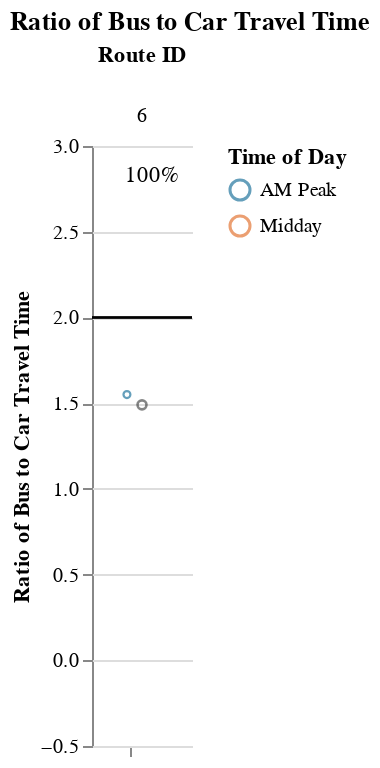
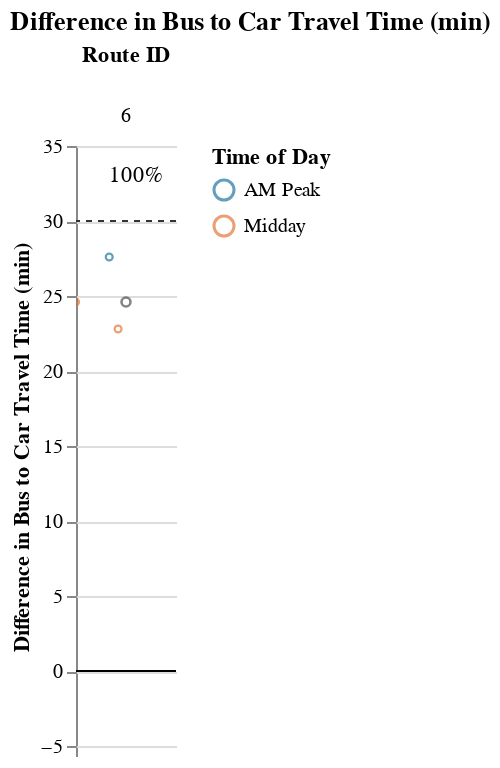

Notebook cell for these charts, in order:
### Markdown cell above
### Medium Routes (1-1.5 hrs)

### Code cell
route_group = "medium"
try:
    display_charts_for_route_group(df, route_group)
except:
    print("No routes meet this criteria.")

### Figure 1 — Vega-Lite specification as saved in the notebook (floating-point values rounded to 4 significant figures)
{"config": {"view": {"continuousWidth": 400, "continuousHeight": 300, "stroke": null}, "facet": {"spacing": 0}}, "data": {"name": "data-5bd816fd2d9d2ae0e894be85099e8655"}, "facet": {"column": {"field": "route_id", "sort": ["6"], "title": "Route ID", "type": "nominal"}}, "spec": {"layer": [{"mark": "rule", "encoding": {"color": {"value": "black"}, "y": {"field": "cutoff", "type": "quantitative"}}, "selection": {"selector003": {"type": "interval", "bind": "scales", "encodings": ["x", "y"]}}}, {"mark": {"type": "point", "opacity": 0.65, "size": 12, "strokeWidth": 1.1}, "encoding": {"color": {"field": "time_of_day", "scale": {"range": ["#136C97", "#E16B26", "#F6BF16", "#00896B", "#7790A3", "#5B559C"]}, "sort": ["AM Peak", "Midday", "PM Peak", "Owl Service"], "title": "Time of Day", "type": "nominal"}, "tooltip": [{"field": "route_id", "type": "nominal"}, {"field": "route_name", "type": "nominal"}, {"field": "trip_id", "type": "nominal"}, {"field": "service_hours", "type": "quantitative"}, {"field": "car_duration_hours", "type": "quantitative"}, {"field": "bus_multiplier", "type": "quantitative"}, {"field": "bus_difference", "type": "quantitative"}, {"field": "num_trips", "type": "quantitative"}, {"field": "num_competitive", "type": "quantitative"}, {"field": "pct_trips_competitive", "type": "quantitative"}, {"field": "p25", "type": "quantitative"}, {"field": "p50", "type": "quantitative"}, {"field": "p75", "type": "quantitative"}], "x": {"axis": {"grid": false, "labels": false, "ticks": true, "values": [0]}, "field": "jitter", "scale": {}, "title": null, "type": "quantitative"}, "y": {"field": "bus_multiplier", "scale": {"domain": [-0.25, 3.0]}, "title": "Ratio of Bus to Car Travel Time", "type": "quantitative"}}, "transform": [{"calculate": "sqrt(-2*log(random()))*cos(2*PI*random())", "as": "jitter"}], "width": 50}, {"layer": [{"mark": {"type": "point", "opacity": 0.6, "size": 20, "strokeWidth": 1.3}, "encoding": {"color": {"value": "#323434"}, "y": {"field": "bus_multiplier", "type": "quantitative"}}, "transform": [{"filter": "(datum.p50_trip === 1)"}]}, {"mark": {"type": "text", "align": "center", "baseline": "middle"}, "encoding": {"color": {"value": "black"}, "text": {"field": "pct_trips_competitive", "format": ".0%", "type": "quantitative"}, "tooltip": [{"field": "route_id", "type": "nominal"}, {"field": "route_name", "type": "nominal"}, {"field": "trip_id", "type": "nominal"}, {"field": "service_hours", "type": "quantitative"}, {"field": "car_duration_hours", "type": "quantitative"}, {"field": "bus_multiplier", "type": "quantitative"}, {"field": "bus_difference", "type": "quantitative"}, {"field": "num_trips", "type": "quantitative"}, {"field": "num_competitive", "type": "quantitative"}, {"field": "pct_trips_competitive", "type": "quantitative"}, {"field": "p25", "type": "quantitative"}, {"field": "p50", "type": "quantitative"}, {"field": "p75", "type": "quantitative"}], "x": {"value": 30}, "y": {"value": 15}}, "transform": [{"calculate": "sqrt(-2*log(random()))*cos(2*PI*random())", "as": "jitter"}, {"filter": "(datum.fastest_trip === 1)"}]}]}]}, "resolve": {"scale": {"y": "shared"}}, "title": "Ratio of Bus to Car Travel Time", "$schema": "https://vega.github.io/schema/vega-lite/v4.17.0.json", "datasets": {"data-5bd816fd2d9d2ae0e894be85099e8655": [{"calitp_itp_id": 169, "trip_key": -9130655791526121727, "trip_id": "6WD6_1645", "shape_id": "6", "route_id": "6", "service_hours": 1.22, "trip_first_departure_ts": 60300, "trip_last_arrival_ts": 64680, "departure_hour": 16, "time_of_day": "Midday", "p25": 1.235, "p50": 1.25, "p75": 1.275, "p50_trip": 0, "fastest_trip": 1, "car_duration_hours": 0.84, "competitive_route": 1, "bus_multiplier": 1.45, "bus_difference": 22.8, "num_trips": 3, "num_competitive": 3, "pct_trips_competitive": 1.0, "bus_difference_spread": 4.8, "route_group": "medium", "max_trip_hrs": 1.3, "max_trip_route_group": 1.3, "below_cutoff": 3, "pct_below_cutoff": 1.0, "name": "City of Lompoc", "caltrans_district": "05 - San Luis Obispo", "drmt_organization_name": null, "route_name": "Wine Country Express", "cutoff2": 30, "cutoff": 2}, {"calitp_itp_id": 169, "trip_key": -2574567352452424182, "trip_id": "6WD6_1300", "shape_id": "6", "route_id": "6", "service_hours": 1.25, "trip_first_departure_ts": 46800, "trip_last_arrival_ts": 51300, "departure_hour": 13, "time_of_day": "Midday", "p25": 1.235, "p50": 1.25, "p75": 1.275, "p50_trip": 1, "fastest_trip": 0, "car_duration_hours": 0.84, "competitive_route": 1, "bus_multiplier": 1.49, "bus_difference": 24.6, "num_trips": 3, "num_competitive": 3, "pct_trips_competitive": 1.0, "bus_difference_spread": 4.8, "route_group": "medium", "max_trip_hrs": 1.3, "max_trip_route_group": 1.3, "below_cutoff": 3, "pct_below_cutoff": 1.0, "name": "City of Lompoc", "caltrans_district": "05 - San Luis Obispo", "drmt_organization_name": null, "route_name": "Wine Country Express", "cutoff2": 30, "cutoff": 2}, {"calitp_itp_id": 169, "trip_key": 2696374193022581807, "trip_id": "6WD6_0715", "shape_id": "6", "route_id": "6", "service_hours": 1.3, "trip_first_departure_ts": 26100, "trip_last_arrival_ts": 30780, "departure_hour": 7, "time_of_day": "AM Peak", "p25": 1.235, "p50": 1.25, "p75": 1.275, "p50_trip": 0, "fastest_trip": 0, "car_duration_hours": 0.84, "competitive_route": 1, "bus_multiplier": 1.55, "bus_difference": 27.6, "num_trips": 3, "num_competitive": 3, "pct_trips_competitive": 1.0, "bus_difference_spread": 4.8, "route_group": "medium", "max_trip_hrs": 1.3, "max_trip_route_group": 1.3, "below_cutoff": 3, "pct_below_cutoff": 1.0, "name": "City of Lompoc", "caltrans_district": "05 - San Luis Obispo", "drmt_organization_name": null, "route_name": "Wine Country Express", "cutoff2": 30, "cutoff": 2}]}}

### Figure 2 — Vega-Lite specification as saved in the notebook (floating-point values rounded to 4 significant figures)
{"config": {"view": {"continuousWidth": 400, "continuousHeight": 300, "stroke": null}, "facet": {"spacing": 0}}, "data": {"name": "data-abbc1da394d71a3fbcf5c3ff581c8ffb"}, "facet": {"column": {"field": "route_id", "sort": ["6"], "title": "Route ID", "type": "nominal"}}, "spec": {"layer": [{"mark": "rule", "encoding": {"color": {"value": "black"}, "y": {"field": "cutoff", "type": "quantitative"}}, "selection": {"selector004": {"type": "interval", "bind": "scales", "encodings": ["x", "y"]}}}, {"mark": {"type": "rule", "strokeDash": [3, 3]}, "encoding": {"color": {"value": "#323434"}, "y": {"field": "cutoff2", "type": "quantitative"}}}, {"mark": {"type": "point", "opacity": 0.65, "size": 12, "strokeWidth": 1.1}, "encoding": {"color": {"field": "time_of_day", "scale": {"range": ["#136C97", "#E16B26", "#F6BF16", "#00896B", "#7790A3", "#5B559C"]}, "sort": ["AM Peak", "Midday", "PM Peak", "Owl Service"], "title": "Time of Day", "type": "nominal"}, "tooltip": [{"field": "route_id", "type": "nominal"}, {"field": "route_name", "type": "nominal"}, {"field": "trip_id", "type": "nominal"}, {"field": "service_hours", "type": "quantitative"}, {"field": "car_duration_hours", "type": "quantitative"}, {"field": "bus_multiplier", "type": "quantitative"}, {"field": "bus_difference", "type": "quantitative"}, {"field": "num_trips", "type": "quantitative"}, {"field": "num_competitive", "type": "quantitative"}, {"field": "pct_trips_competitive", "type": "quantitative"}, {"field": "p25", "type": "quantitative"}, {"field": "p50", "type": "quantitative"}, {"field": "p75", "type": "quantitative"}], "x": {"axis": {"grid": false, "labels": false, "ticks": true, "values": [0]}, "field": "jitter", "scale": {}, "title": null, "type": "quantitative"}, "y": {"field": "bus_difference", "scale": {"domain": [-5, 35.0]}, "title": "Difference in Bus to Car Travel Time (min)", "type": "quantitative"}}, "transform": [{"calculate": "sqrt(-2*log(random()))*cos(2*PI*random())", "as": "jitter"}], "width": 50}, {"layer": [{"mark": {"type": "point", "opacity": 0.6, "size": 20, "strokeWidth": 1.3}, "encoding": {"color": {"value": "#323434"}, "y": {"field": "bus_difference", "type": "quantitative"}}, "transform": [{"filter": "(datum.p50_trip === 1)"}]}, {"mark": {"type": "text", "align": "center", "baseline": "middle"}, "encoding": {"color": {"value": "black"}, "text": {"field": "pct_trips_competitive", "format": ".0%", "type": "quantitative"}, "tooltip": [{"field": "route_id", "type": "nominal"}, {"field": "route_name", "type": "nominal"}, {"field": "trip_id", "type": "nominal"}, {"field": "service_hours", "type": "quantitative"}, {"field": "car_duration_hours", "type": "quantitative"}, {"field": "bus_multiplier", "type": "quantitative"}, {"field": "bus_difference", "type": "quantitative"}, {"field": "num_trips", "type": "quantitative"}, {"field": "num_competitive", "type": "quantitative"}, {"field": "pct_trips_competitive", "type": "quantitative"}, {"field": "p25", "type": "quantitative"}, {"field": "p50", "type": "quantitative"}, {"field": "p75", "type": "quantitative"}], "x": {"value": 30}, "y": {"value": 15}}, "transform": [{"calculate": "sqrt(-2*log(random()))*cos(2*PI*random())", "as": "jitter"}, {"filter": "(datum.fastest_trip === 1)"}]}]}]}, "resolve": {"scale": {"y": "shared"}}, "title": "Difference in Bus to Car Travel Time (min)", "$schema": "https://vega.github.io/schema/vega-lite/v4.17.0.json", "datasets": {"data-abbc1da394d71a3fbcf5c3ff581c8ffb": [{"calitp_itp_id": 169, "trip_key": -9130655791526121727, "trip_id": "6WD6_1645", "shape_id": "6", "route_id": "6", "service_hours": 1.22, "trip_first_departure_ts": 60300, "trip_last_arrival_ts": 64680, "departure_hour": 16, "time_of_day": "Midday", "p25": 1.235, "p50": 1.25, "p75": 1.275, "p50_trip": 0, "fastest_trip": 1, "car_duration_hours": 0.84, "competitive_route": 1, "bus_multiplier": 1.45, "bus_difference": 22.8, "num_trips": 3, "num_competitive": 3, "pct_trips_competitive": 1.0, "bus_difference_spread": 4.8, "route_group": "medium", "max_trip_hrs": 1.3, "max_trip_route_group": 1.3, "below_cutoff": 3, "pct_below_cutoff": 1.0, "name": "City of Lompoc", "caltrans_district": "05 - San Luis Obispo", "drmt_organization_name": null, "route_name": "Wine Country Express", "cutoff2": 30, "cutoff": 0}, {"calitp_itp_id": 169, "trip_key": -2574567352452424182, "trip_id": "6WD6_1300", "shape_id": "6", "route_id": "6", "service_hours": 1.25, "trip_first_departure_ts": 46800, "trip_last_arrival_ts": 51300, "departure_hour": 13, "time_of_day": "Midday", "p25": 1.235, "p50": 1.25, "p75": 1.275, "p50_trip": 1, "fastest_trip": 0, "car_duration_hours": 0.84, "competitive_route": 1, "bus_multiplier": 1.49, "bus_difference": 24.6, "num_trips": 3, "num_competitive": 3, "pct_trips_competitive": 1.0, "bus_difference_spread": 4.8, "route_group": "medium", "max_trip_hrs": 1.3, "max_trip_route_group": 1.3, "below_cutoff": 3, "pct_below_cutoff": 1.0, "name": "City of Lompoc", "caltrans_district": "05 - San Luis Obispo", "drmt_organization_name": null, "route_name": "Wine Country Express", "cutoff2": 30, "cutoff": 0}, {"calitp_itp_id": 169, "trip_key": 2696374193022581807, "trip_id": "6WD6_0715", "shape_id": "6", "route_id": "6", "service_hours": 1.3, "trip_first_departure_ts": 26100, "trip_last_arrival_ts": 30780, "departure_hour": 7, "time_of_day": "AM Peak", "p25": 1.235, "p50": 1.25, "p75": 1.275, "p50_trip": 0, "fastest_trip": 0, "car_duration_hours": 0.84, "competitive_route": 1, "bus_multiplier": 1.55, "bus_difference": 27.6, "num_trips": 3, "num_competitive": 3, "pct_trips_competitive": 1.0, "bus_difference_spread": 4.8, "route_group": "medium", "max_trip_hrs": 1.3, "max_trip_route_group": 1.3, "below_cutoff": 3, "pct_below_cutoff": 1.0, "name": "City of Lompoc", "caltrans_district": "05 - San Luis Obispo", "drmt_organization_name": null, "route_name": "Wine Country Express", "cutoff2": 30, "cutoff": 0}]}}
